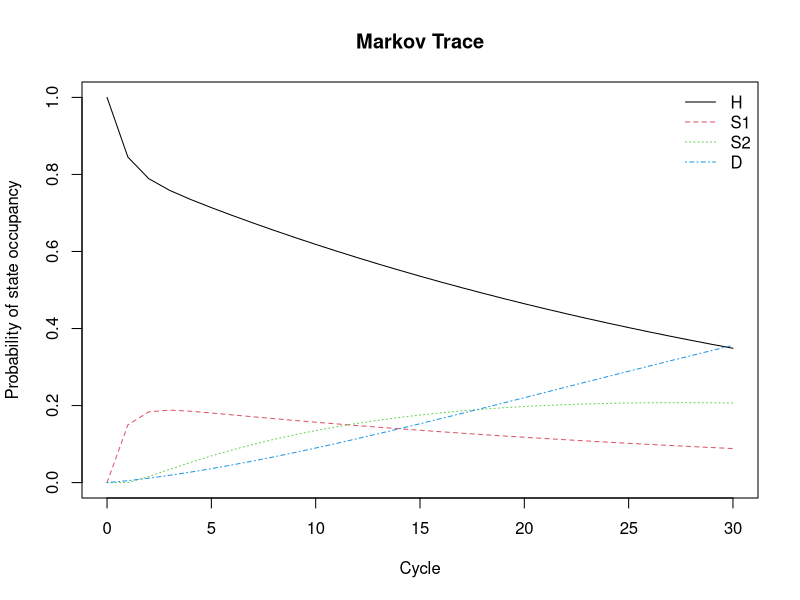

The R source for this figure:
## ---- chunk 1
library(knitr)
library(kableExtra) # https://haozhu233.github.io/kableExtra/awesome_table_in_html.html
library(dplyr)
library(reshape2)
library(ggplot2)
library(scales) # for dollar signs and commas
library(tensorA) # to use tensor algebra

knitr::opts_chunk$set(echo = TRUE)

#doc.type <- knitr::opts_knit$get('rmarkdown.pandoc.to')
age     <- 25         # age at baseline
max.age <- 55         # maximum age of follow up
n.t <- max.age - age # time horizon, number of cycles
## ---- chunk 2
## General setup
age     <- 25         # age at baseline
max.age <- 55         # maximum age of follow up
n.t <- max.age - age # time horizon, number of cycles
v.n <- c("H", "S1", "S2", "D") # the 4 health states of the model:
                               # Healthy (H), Sick (S1), Sicker (S2), Dead (D)
n.s <- length(v.n) # number of health states 
d.c <- d.e <- 0.03 # equal discount of costs and QALYs by 3%
v.names.str <- c("Usual care", "New treatment") # store the strategy names

## Transition probabilities (per cycle)
p.HD    <- 0.002 # constant probability of dying when Healthy (all-cause mortality)
p.HS1   <- 0.15  # probability to become Sick when Healthy
p.S1H   <- 0.5   # probability to become Healthy when Sick
p.S1S2  <- 0.105 # probability to become Sicker when Sick
hr.S1   <- 3     # hazard ratio of death in Sick vs Healthy
hr.S2   <- 10    # hazard ratio of death in Sicker vs Healthy 

## Cost and utility inputs 
# State rewards
c.H   <- 2000  # cost of remaining one cycle Healthy 
c.S1  <- 4000  # cost of remaining one cycle Sick 
c.S2  <- 15000 # cost of remaining one cycle Sicker 
c.D   <- 0     # cost of being dead (per cycle)
c.Trt <- 12000 # cost of treatment (per cycle) 

u.H   <- 1     # utility when Healthy 
u.S1  <- 0.75  # utility when Sick 
u.S2  <- 0.5   # utility when Sicker
u.D   <- 0     # utility when Sealthy 
u.Trt <- 0.95  # utility when being treated

# Transition rewards
du.HS1 <- 0.01  # disutility when transitioning from Healthy to Sick
ic.HS1 <- 1000  # increase in cost when transitioning from Healthy to Sick
ic.D   <- 2000  # increase in cost when dying
## ---- chunk 3
p.S1D  <- 1 - exp(log(1 - p.HD) * hr.S1) # probability of dying in Sick
p.S2D  <- 1 - exp(log(1 - p.HD) * hr.S2) # probability of dying in Sicker
## ---- chunk 4
Strategies <- c("No Treatment", "Treatment")  # strategy names 
age  <- 25                                    # age at baseline
n.t  <- 30                                    # time horizon, number of cycles
max.age <- age + n.t                          # maximum age of follow up
v.n  <- c("H", "S1", "S2", "D")               # the 4 states of the model: Healthy (H), Sick (S1), Sicker (S2), Dead (D)
n.s  <- length(v.n)                           # number of health states 
d.r  <- 0.03                                  # 3% discount for costs and QALYs

# Transition probabilities (per cycle)
p.HS1   <- 0.15          	  # probability to become sick when healthy
p.S1H   <- 0.5           	  # probability to become healthy when sick
p.S1S2  <- 0.105         	  # probability to become sicker when sick
p.HD    <- 0.005            # probability to die when healthy

rr.S1   <- 3             	  # rate ratio of death in sick vs healthy
rr.S2   <- 10            	  # rate ratio of death in sicker vs healthy 
r.HD    <- - log(1 - p.HD)  # rate of death in healthy
r.S1D   <- rr.S1 * r.HD  	  # rate of death in sick
r.S2D   <- rr.S2 * r.HD  	  # rate of death in sicker
p.S1D   <- 1 - exp(- r.S1D) # probability to die in sick
p.S2D   <- 1 - exp(- r.S2D) # probability to die in sicker

# Cost inputs   
c.H     <- 2000             # cost of remaining one cycle in the healthy state
c.S1    <- 4000             # cost of remaining one cycle in the sick state
c.S2    <- 15000            # cost of remaining one cycle in the sicker state
c.Trt   <- 12000            # cost of treatment(per cycle)
c.D     <- 0                # cost of being in the death state
  
# Utility inputs  
u.H     <- 1                # utility when healthy
u.S1    <- 0.75             # utility when sick
u.S2    <- 0.5              # utility when sicker
u.D     <- 0                # utility when dead
u.Trt   <- 0.95             # utility when being treated

v.dwe <- v.dwc <- 1 / ((1 + d.r) ^ (0:n.t))  # discount weight 
# (equal discounting is assumed for costs and effects)
## ---- chunk 5
# create transition probability matrices for both treatment and no treatment
m.P_no_trt <- m.P_trt <- matrix(NA, nrow = n.s, ncol = n.s, 
                                byrow = TRUE, dimnames = list(v.n, v.n))

# fill in the transition probability matrix
### from H
m.P_no_trt["H", "H"]  <- 1 - (p.HS1 + p.HD)
m.P_no_trt["H", "S1"] <- p.HS1
m.P_no_trt["H", "S2"] <- 0
m.P_no_trt["H", "D"]  <- p.HD

### from S1
m.P_no_trt["S1", "H"]  <- p.S1H
m.P_no_trt["S1", "S1"] <- 1 - (p.S1H + p.S1S2 + p.S1D)
m.P_no_trt["S1", "S2"] <- p.S1S2
m.P_no_trt["S1", "D"]  <- p.S1D

### from S2
m.P_no_trt["S2", "H"]  <- 0
m.P_no_trt["S2", "S1"] <- 0
m.P_no_trt["S2", "S2"] <- 1 - p.S2D
m.P_no_trt["S2", "D"]  <- p.S2D 

### from D
m.P_no_trt["D", "H"]   <- 0 
m.P_no_trt["D", "S1"]  <- 0
m.P_no_trt["D", "S2"]  <- 0 
m.P_no_trt["D", "D"]   <- 1

# the two transition probability matrices are the same
m.P_trt <- m.P_no_trt

# create the markov trace 
# matrix M is capturing the proportion of the cohort in each state at each cycle
m.M_no_trt <- m.M_trt <- matrix(NA, nrow = n.t + 1, ncol = n.s,
                                dimnames = list(paste("cycle", 0:n.t, sep = " "), v.n))

# The cohort starts as healthy
m.M_no_trt[1, ] <- m.M_trt[1, ] <- c(1, 0, 0, 0) # initiate the Markov trace 
head(m.M_no_trt)
## ---- chunk 6
for (t in 1:n.t){
  ######### using transition matrices ###########
  # calculate the proportion of the cohort in each state at time t
  m.M_no_trt[t + 1, ] <- t(m.M_no_trt[t, ]) %*% m.P_no_trt
     m.M_trt[t + 1, ] <- t(m.M_trt[t, ])    %*% m.P_trt
} # close the loop
head(m.M_trt)
## ---- chunk 7
matplot(0:n.t, m.M_no_trt, type = 'l', 
        ylab = "Probability of state occupancy",
        xlab = "Cycle",
        main = "Markov Trace")              # create a plot of the Markov trace
legend("topright", v.n, col = 1:n.s, lty = 1:n.s, bty = "n")  # add legend 
## ---- chunk 8
# create vectors of utility and costs for each state
v.u_trt    <- c(u.H, u.Trt, u.S2, u.D)
v.u_no_trt <- c(u.H,  u.S1, u.S2, u.D)

v.c_trt    <- c(c.H, c.S1 + c.Trt, c.S2 + c.Trt, c.D)
v.c_no_trt <- c(c.H, c.S1,         c.S2,         c.D)

# estimate mean QALYs and costs
v.E_no_trt <- m.M_no_trt %*% v.u_no_trt
v.E_trt    <- m.M_trt    %*% v.u_trt

v.C_no_trt <- m.M_no_trt %*% v.c_no_trt
v.C_trt    <- m.M_trt    %*% v.c_trt

### discount costs and QALYs
te_no_trt <- t(v.E_no_trt) %*% v.dwe  # 1x31 %*% 31x1 -> 1x1
te_trt    <- t(v.E_trt)    %*% v.dwe

tc_no_trt <- t(v.C_no_trt) %*% v.dwc
tc_trt    <- t(v.C_trt)    %*% v.dwc
## ---- chunk 9
# calculate lifelong per patient discounted cost and QALYs.
DC          <- tc_trt - tc_no_trt      # calculate the difference in discounted costs between the two strategies 
names(DC)   <- "Incremental costs"
DE          <- te_trt - te_no_trt      # calculate the difference in discounted effects between the two strategies 
names(DE)   <- "QALYs gained"
ICER        <- DC / DE                 # calculate the ICER
names(ICER) <- "ICER" 
results     <- c(DC, DE, ICER)         # combine the results 

# create full incremental cost-effectiveness analysis table 
C <- round(c(tc_no_trt, tc_trt), 2)  # bind and round the total costs of the two strategies
E <- round(c(te_no_trt, te_trt), 2)  # bind and round the total effects of the two strategies

DC   <- c("", as.character(round(DC, 2)))   # round the delta of the costs (No Treatment is reference)
DE   <- c("", as.character(round(DE, 2)))   # round the delta of the effects (No Treatment is reference)
ICER <- c("", as.character(round(ICER, 2))) # round the ICER 

table_Markov_SickSicker <- cbind(Strategies, C, E, DC, DE, ICER)     # combine all data in a table
table_Markov_SickSicker <- as.data.frame(table_Markov_SickSicker)    # create a data frame                                       
## ---- chunk 10
kable(table_Markov_SickSicker)
